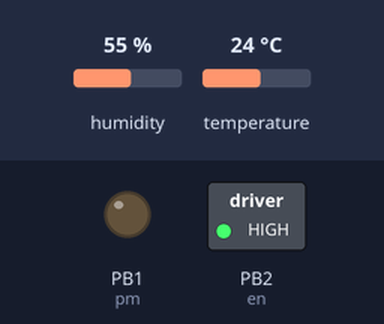
Recording of a sketch running on a simulated ATtiny85, built with avr-gcc and run on an emulated ATtiny85. On the bench: switched loads named in the sketch (green lamp = pin HIGH), output pins drawn as LEDs (lit = HIGH). The inputs (shaded band) are chosen by the test bench; at power-on: humidity 55 %, temperature 24 °C. Pins used as bus, display or sensor lines are not drawn; what the sketch prints to the serial monitor is not drawn.

Above: at 0.14 s.
At 6.0 s:
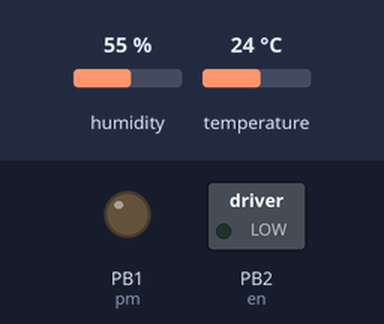
Timing chart, 0 to 8.2 s (numbered marks = the images above):
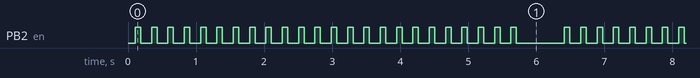

Measured:
- by itself, PB2 (en): moves between LOW and HIGH, repeating every 6.3 s

The sketch:

TinyNanoSatellite_MK1.ino
```cpp
/*
    Made by Ankur Parchure A.K.A Kosmic
    9th April 2022
    Components Used:
    ATtiny85 / ATmega8a-PU, DHT11 Sensor, RF Transmitter - 434MHz
*/


//Libraries
#include <DFRobot_DHT11.h>

//Define DHT Sensor
DFRobot_DHT11 DHT;

//Pin Definitions
const int pm = 1; // Negative or Positive Determiner
const int en = 2; //SPI Enable
const int tx1 = 3; //Transmission Bit 1
const int tx2 = 4; //Transmission Bit 2
#define DHT11_PIN 0 //Temperature Sensor

//SPI Variables
//Temperature Sensor Digits

int d1 = 0;
int d2 = 0;
int d3 = 0;

int hu1 = 0;
int hu2 = 0;
int hu3 = 0;

//RTC - Hours
int h1 = 0;
int h2 = 0;

//RTC - Minutes
int m1 = 0;
int m2 = 0;

//RTC - Seconds
int s1 = 0;
int s2 = 0;

//Software Variables
int t = 0; //DHT Reading
int h = 0;
int c1 = 0; //Calculation Variable 1
int c2 = 0; //Calculation Variable 2
int temp = 0; //Static Temperature Variable
int hum = 0;
int uart = 0; //Transmission UART
int spi = 0; //Register Selection

//Time Variables
int hours = 0;
int minutes = 0;
int seconds = 0;

void setup() {

  //Pin Modes
  pinMode (pm, OUTPUT); pinMode (en, OUTPUT); pinMode (tx1, OUTPUT); pinMode (tx2, OUTPUT); pinMode (DHT11_PIN, INPUT);

}
void loop() {

  //RTC Check
  seconds == seconds + 6;
  if (seconds >= 60) {
    seconds = 0;
    minutes++;
  }
  if (minutes >= 60) {
    minutes = 0;
    hours++;
  }
  if (hours >= 24) {
    hours = 0;
  }

  //Conversion of RTC Variables to Individual Variables
  h1 = hours / 10;
  h2 = hours % 10;
  m1 = minutes / 10;
  m2 = minutes % 10;
  s1 = seconds / 10;
  s2 = seconds % 10;

  //Update Temperature Reading
  DHT.read(DHT11_PIN);

  //Positive or Negative Integer Check
  t = DHT.temperature;
  h = DHT.humidity;
  Serial.println (t);


  //Conversion of Temperature Variables to Individual Variables
  if (t < 1000) {
    temp = t;
    d3 = temp % 10;
    c1 = temp / 10;
    d2 = c1 % 10;
    c2 = c1 / 10;
    d1 = c2 % 10;

    hum = h;
    hu3 = hum % 10;
    c1 = hum / 10;
    hu2 = c1 % 10;
    c2 = c1 / 10;
    hu1 = c2 % 10;
  }

  //Main SPI Transmission Packets
  while (spi <= 11) {
    if (t < 0) {
      t = t * -1;
      digitalWrite (pm, HIGH);
    }
    else {
      digitalWrite (pm, LOW);
    }

    //Register Select For Transmission
    if (spi == 0) {
      uart = d1;

    }
    if (spi == 1) {
      uart = d2;

    }
    if (spi == 2) {
      uart = d3;

    }
    if (spi == 3) {
      uart = hu1;

    }
    if (spi == 4) {
      uart = hu2;

    }
    if (spi == 5) {
      uart = hu3;

    }
    if (spi == 6) {
      uart = h1;

    }
    if (spi == 7) {
      uart = h2;

    }
    if (spi == 8) {
      uart = m1;

    }
    if (spi == 9) {
      uart = m2;

    }
    if (spi == 10) {
      uart = s1;

    }
    if (spi == 11) {
      uart = s2;

    }

    //Transmission BitCheck
    if (uart == 0) {
      //0000
      digitalWrite (tx1, LOW);
      digitalWrite (tx2, LOW);
      delay (80);
      digitalWrite (en, HIGH);
      delay (80);
      digitalWrite (en, LOW);
      delay (80);
      digitalWrite (tx1, LOW);
      digitalWrite (tx2, LOW);
      delay (80);
      digitalWrite (en, HIGH);
      delay (80);
      digitalWrite (en, LOW);
      delay (80);
    }
    else if (uart == 1) {
      //0001
      digitalWrite (tx1, LOW);
      digitalWrite (tx2, LOW);
      delay (80);
      digitalWrite (en, HIGH);
      delay (80);
      digitalWrite (en, LOW);
      delay (80);
      digitalWrite (tx1, LOW);
      digitalWrite (tx2, HIGH);
      delay (80);
      digitalWrite (en, HIGH);
      delay (80);
      digitalWrite (en, LOW);
      delay (80);
    }
    else if (uart == 2) {
      //0010
      digitalWrite (tx1, LOW);
      digitalWrite (tx2, LOW);
      delay (80);
      digitalWrite (en, HIGH);
      delay (80);
      digitalWrite (en, LOW);
      delay (80);
      digitalWrite (tx1, HIGH);
      digitalWrite (tx2, LOW);
      delay (80);
      digitalWrite (en, HIGH);
      delay (80);
      digitalWrite (en, LOW);
      delay (80);
    }
    else if (uart == 3) {
      //0011
      digitalWrite (tx1, LOW);
      digitalWrite (tx2, LOW);
      delay (80);
      digitalWrite (en, HIGH);
      delay (80);
      digitalWrite (en, LOW);
      delay (80);
      digitalWrite (tx1, HIGH);
      digitalWrite (tx2, HIGH);
      delay (80);
      digitalWrite (en, HIGH);
      delay (80);
      digitalWrite (en, LOW);
      delay (80);
    }
    else if (uart == 4) {
      //0100
      digitalWrite (tx1, LOW);
      digitalWrite (tx2, HIGH);
      delay (80);
      digitalWrite (en, HIGH);
      delay (80);
      digitalWrite (en, LOW);
      delay (80);
      digitalWrite (tx1, LOW);
      digitalWrite (tx2, LOW);
      delay (80);
      digitalWrite (en, HIGH);
      delay (80);
      digitalWrite (en, LOW);
      delay (80);
    }
    else if (uart == 5) {
      //0101
      digitalWrite (tx1, LOW);
      digitalWrite (tx2, HIGH);
      delay (80);
      digitalWrite (en, HIGH);
      delay (80);
      digitalWrite (en, LOW);
      delay (80);
      digitalWrite (tx1, LOW);
      digitalWrite (tx2, HIGH);
      delay (80);
      digitalWrite (en, HIGH);
      delay (80);
      digitalWrite (en, LOW);
      delay (80);
    }
    else if (uart == 6) {
      //0110
      digitalWrite (tx1, LOW);
      digitalWrite (tx2, HIGH);
      delay (80);
      digitalWrite (en, HIGH);
      delay (80);
      digitalWrite (en, LOW);
      delay (80);
      digitalWrite (tx1, HIGH);
      digitalWrite (tx2, LOW);
      delay (80);
      digitalWrite (en, HIGH);
      delay (80);
      digitalWrite (en, LOW);
      delay (80);
    }
    else if (uart == 7) {
      //0111
      digitalWrite (tx1, LOW);
      digitalWrite (tx2, HIGH);
      delay (80);
      digitalWrite (en, HIGH);
      delay (80);
      digitalWrite (en, LOW);
      delay (80);
      digitalWrite (tx1, HIGH);
      digitalWrite (tx2, HIGH);
      delay (80);
      digitalWrite (en, HIGH);
      delay (80);
      digitalWrite (en, LOW);
      delay (80);
    }
    else if (uart == 8) {
      //1000
      digitalWrite (tx1, HIGH);
      digitalWrite (tx2, LOW);
      delay (80);
      digitalWrite (en, HIGH);
      delay (80);
      digitalWrite (en, LOW);
      delay (80);
      digitalWrite (tx1, LOW);
      digitalWrite (tx2, LOW);
      delay (80);
      digitalWrite (en, HIGH);
      delay (80);
      digitalWrite (en, LOW);
      delay (80);
    }
    else if (uart == 9) {
      //1001
      digitalWrite (tx1, HIGH);
      digitalWrite (tx2, LOW);
      delay (80);
      digitalWrite (en, HIGH);
      delay (80);
      digitalWrite (en, LOW);
      delay (80);
      digitalWrite (tx1, LOW);
      digitalWrite (tx2, HIGH);
      delay (80);
      digitalWrite (en, HIGH);
      delay (80);
      digitalWrite (en, LOW);
      delay (80);
    }
    spi++;
  }
  spi = 0;
  //Update for RTC and Temperature Module
  sreset ();
  delay(520);
}

void sreset () {
  digitalWrite (tx1, LOW);
  digitalWrite (tx2, LOW);
}
```
